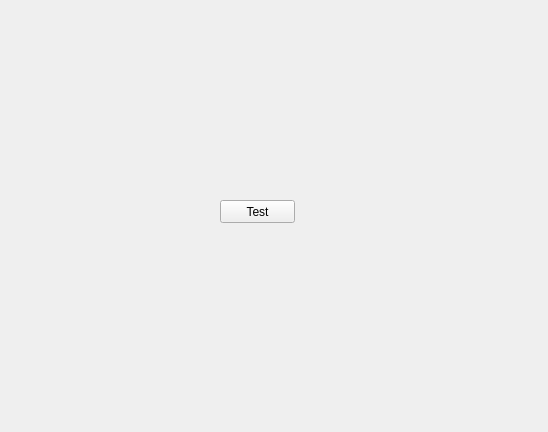
<?xml version="1.0" encoding="UTF-8"?>
<ui version="4.0">
 <class>Form</class>
 <widget class="QWidget" name="Form">
  <property name="geometry">
   <rect>
    <x>0</x>
    <y>0</y>
    <width>548</width>
    <height>432</height>
   </rect>
  </property>
  <property name="windowTitle">
   <string>Form</string>
  </property>
  <widget class="QPushButton" name="pushButton">
   <property name="geometry">
    <rect>
     <x>220</x>
     <y>200</y>
     <width>75</width>
     <height>23</height>
    </rect>
   </property>
   <property name="text">
    <string>Test</string>
   </property>
  </widget>
 </widget>
 <resources/>
 <connections/>
</ui>
